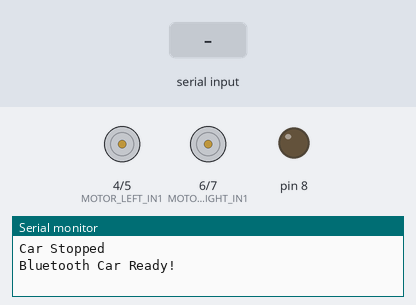
Simulated run of this sketch. Board: Arduino Uno, built with avr-gcc and run on an emulated ATmega328P. Parts: motor-driver pin pairs drawn as motors (green arrow = first pin HIGH = forward, orange = second pin HIGH = backward, longer = more drive), output pins drawn as LEDs (lit = HIGH), the last lines printed to the serial monitor. The inputs (shaded band) are chosen by the test bench.

Above: at 1.2 s.
1.3 s: "on\n" received over the second serial link
At 2.5 s:
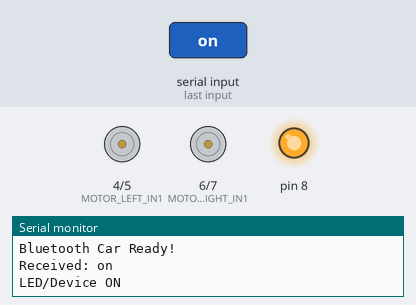
2.8 s: "forward\n" received over the second serial link
At 3.7 s:
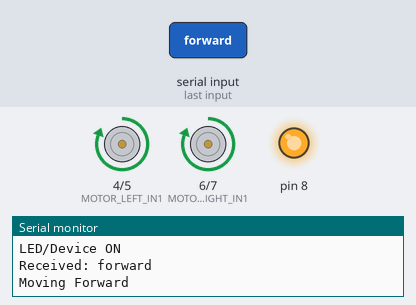
4.3 s: "off\n" received over the second serial link
At 4.9 s:
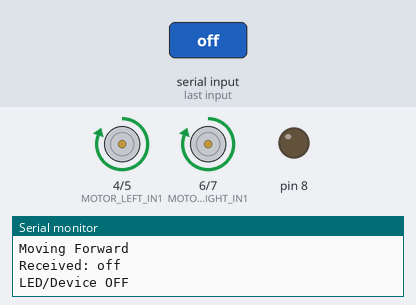
5.8 s: "backward\n" received over the second serial link
At 7.0 s:
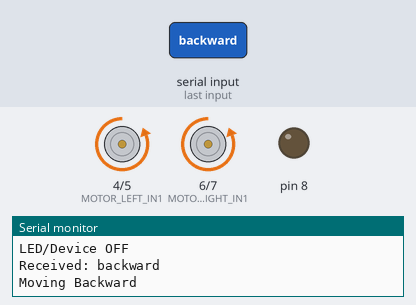
7.3 s: "left\n" received over the second serial link
At 8.3 s:
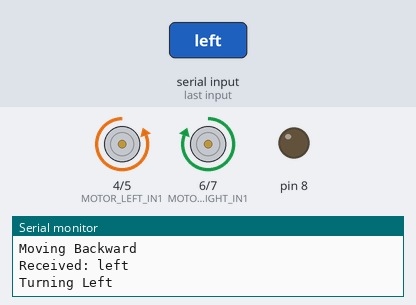
8.8 s: "on\n" received over the second serial link
At 9.5 s:
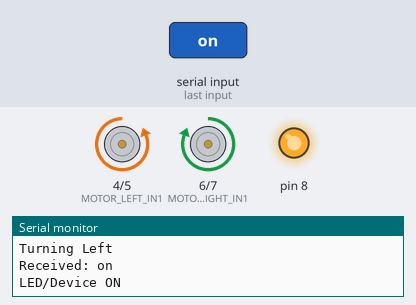
Timing chart, 0 to 11.3 s (numbered marks = the images above; inputs shaded):
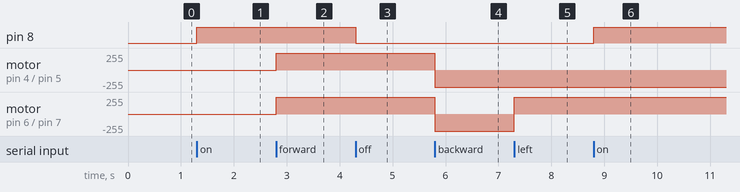

Measured:
- after the input at 1.3 s, pin 8: LOW → HIGH at once
- after the input at 2.8 s, motor on pin 4 (MOTOR_LEFT_IN1) / pin 5 (MOTOR_LEFT_IN2), motor on pin 6 (MOTOR_RIGHT_IN1) / pin 7 (MOTOR_RIGHT_IN2): stopped → forward 255/255 at once
- after the input at 4.3 s, pin 8: HIGH → LOW at once
- after the input at 5.8 s, motor on pin 4 (MOTOR_LEFT_IN1) / pin 5 (MOTOR_LEFT_IN2), motor on pin 6 (MOTOR_RIGHT_IN1) / pin 7 (MOTOR_RIGHT_IN2): forward 255/255 → backward 255/255 at once
- after the input at 7.3 s, motor on pin 6 (MOTOR_RIGHT_IN1) / pin 7 (MOTOR_RIGHT_IN2): backward 255/255 → forward 255/255 at once
- after the input at 8.8 s, pin 8: LOW → HIGH at once

The sketch:

car_receiver.ino
```cpp
#include <Wire.h>
#include <SoftwareSerial.h>

SoftwareSerial BT(2, 3); // RX, TX for HC-05

// L293D Motor Driver pins
#define MOTOR_LEFT_IN1 4  // M1 IN1
#define MOTOR_LEFT_IN2 5  // M1 IN2
#define MOTOR_RIGHT_IN1 6  // M2 IN1
#define MOTOR_RIGHT_IN2 7  // M2 IN2

void setup() {
  Serial.begin(38400); // <<< Baud rate set to match HC-05 module
  BT.begin(38400);     // <<< Baud rate set to match HC-05 module

  // Initialize motor pins
  pinMode(MOTOR_LEFT_IN1, OUTPUT);
  pinMode(MOTOR_LEFT_IN2, OUTPUT);
  pinMode(MOTOR_RIGHT_IN1, OUTPUT);
  pinMode(MOTOR_RIGHT_IN2, OUTPUT);

  // LED/Relay pin (your original pin 8)
  pinMode(8, OUTPUT);
  digitalWrite(8, LOW);

  // Stop all motors initially
  stopCar();

  Serial.println("Bluetooth Car Ready!");
}

void loop() {
  if (BT.available()) {
    String command = BT.readStringUntil('\n'); // Reads until newline
    command.trim(); // Remove any leading/trailing whitespace
    Serial.println("Received: " + command); // Log received command

    // LED/Device control
    if (command == "on") {
      digitalWrite(8, HIGH);
      Serial.println("LED/Device ON");
    } else if (command == "off") {
      digitalWrite(8, LOW);
      Serial.println("LED/Device OFF");
    }

    // Car movement controls
    else if (command == "forward" || command == "F") {
      moveForward();
    } else if (command == "backward" || command == "B") {
      moveBackward();
    } else if (command == "left" || command == "L") {
      turnLeft();
    } else if (command == "right" || command == "R") {
      turnRight();
    } else if (command == "stop" || command == "S") {
      stopCar();
    }
  }
}

// Motor control functions
void moveForward() {
  // Left motors forward
  digitalWrite(MOTOR_LEFT_IN1, HIGH);
  digitalWrite(MOTOR_LEFT_IN2, LOW);
  // Right motors forward
  digitalWrite(MOTOR_RIGHT_IN1, HIGH);
  digitalWrite(MOTOR_RIGHT_IN2, LOW);
  Serial.println("Moving Forward");
}

void moveBackward() {
  // Left motors backward
  digitalWrite(MOTOR_LEFT_IN1, LOW);
  digitalWrite(MOTOR_LEFT_IN2, HIGH);
  // Right motors backward
  digitalWrite(MOTOR_RIGHT_IN1, LOW);
  digitalWrite(MOTOR_RIGHT_IN2, HIGH);
  Serial.println("Moving Backward");
}

void turnLeft() {
  // Left motors backward, Right motors forward
  digitalWrite(MOTOR_LEFT_IN1, LOW);
  digitalWrite(MOTOR_LEFT_IN2, HIGH);
  digitalWrite(MOTOR_RIGHT_IN1, HIGH);
  digitalWrite(MOTOR_RIGHT_IN2, LOW);
  Serial.println("Turning Left");
}

void turnRight() {
  // Left motors forward, Right motors backward
  digitalWrite(MOTOR_LEFT_IN1, HIGH);
  digitalWrite(MOTOR_LEFT_IN2, LOW);
  digitalWrite(MOTOR_RIGHT_IN1, LOW);
  digitalWrite(MOTOR_RIGHT_IN2, HIGH);
  Serial.println("Turning Right");
}

void stopCar() {
  // Stop all motors
  digitalWrite(MOTOR_LEFT_IN1, LOW);
  digitalWrite(MOTOR_LEFT_IN2, LOW);
  digitalWrite(MOTOR_RIGHT_IN1, LOW);
  digitalWrite(MOTOR_RIGHT_IN2, LOW);
  Serial.println("Car Stopped");
}
```
